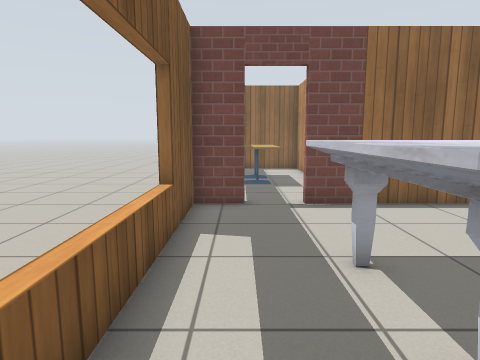
view 1 (above)

16 first-person views from a walk through a Gazebo world. The camera is 1 m above the floor, tilts 8° down and sees 75° across. The floor is counted in squares, 0.5 m on a side. Each view is taken from the middle of a square. On the plan, view 1 faces up. The plan holds only what a view shows up to about 18 squares ahead; the rest is blank. Gazebo's built-in surfaces are drawn with simple patterns.

view 2
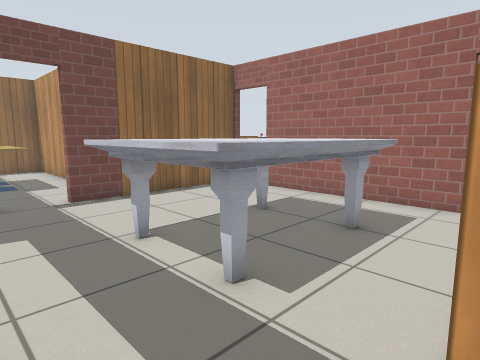

view 3
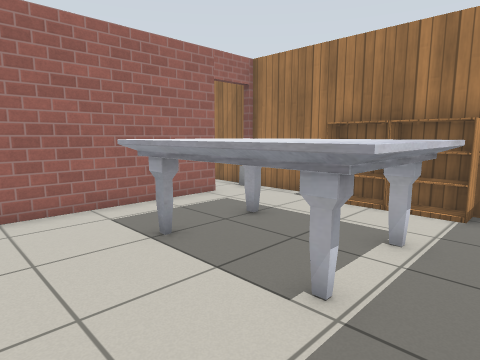

view 4
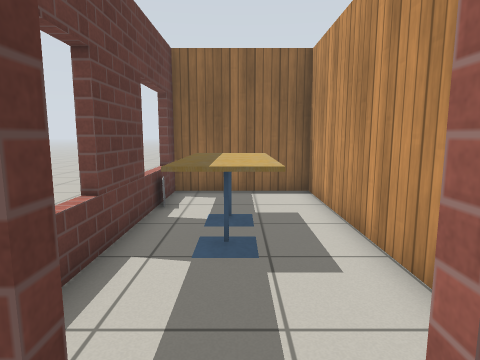

view 5
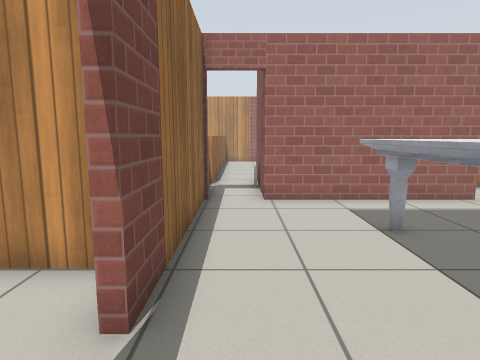

view 6
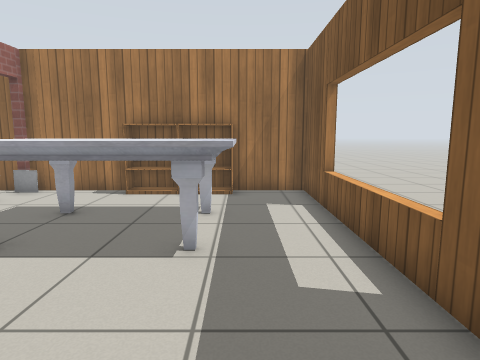

view 7
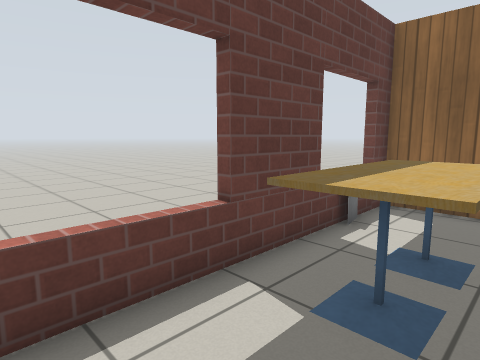

view 8
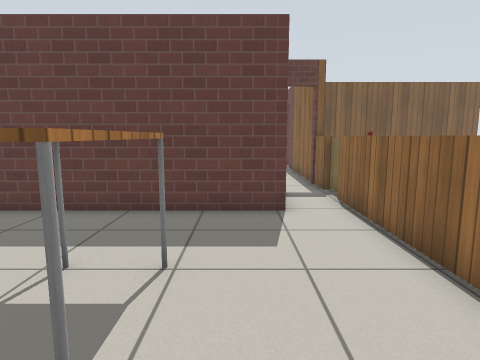

view 9
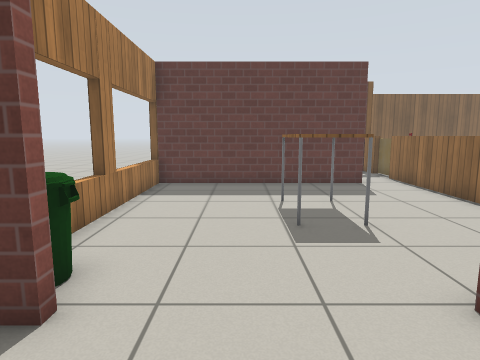

view 10
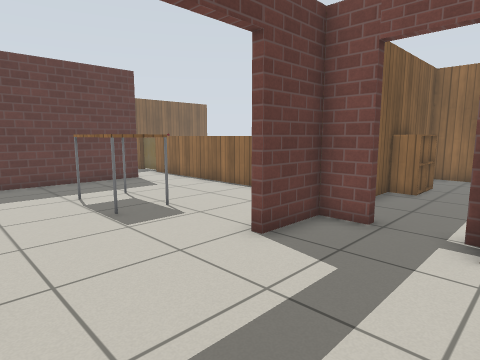

view 11
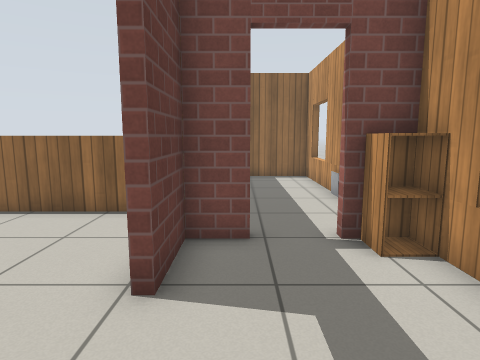

view 12
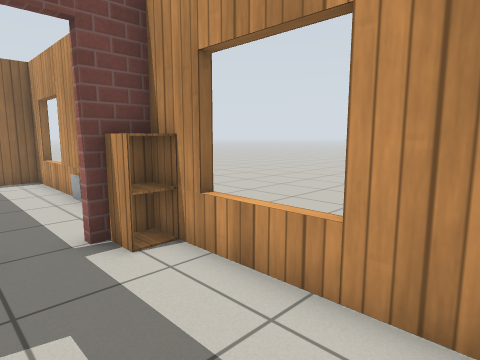

view 13
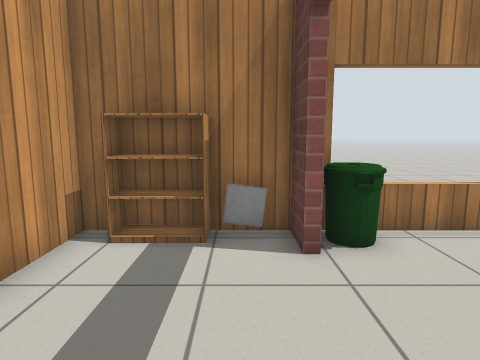

view 14
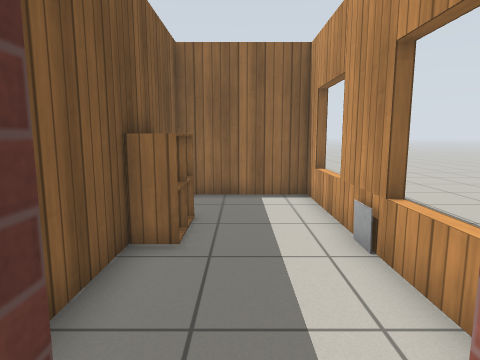

view 15
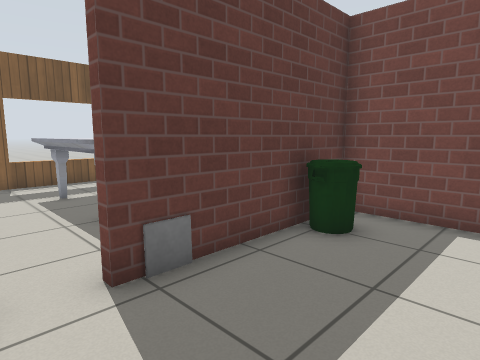

view 16
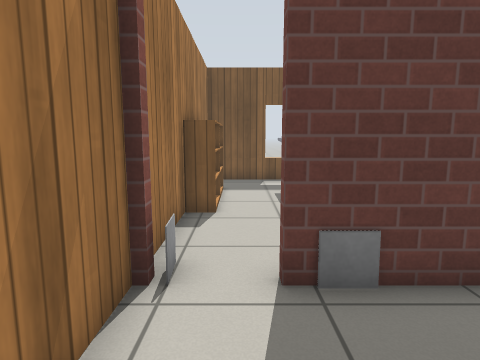

### Floor plan
Ten units are one square. View 1 is at (0, 0); x grows to the right and y downward. Boxes are objects, and circles mark ways between rooms. Rooms are numbered by the first view taken in them; rooms with no view inside come last. Other rooms are left out.
<svg viewBox="-23 -198 316 222">
<path fill="none" stroke="#000" d="M-13 -64 -18 -64M3 -91 -14 -91 -14 15 88 15M87 -5 87 -72M89 -91 19 -91M-13 -132 -18 -132M-13 -185 -18 -185M35 -101 35 -193 -14 -193 -14 -102M137 -73 137 19M136 15 234 15M104 -91 89 -91M87 -72 134 -72M220 -91 121 -91M288 -53 283 -53M239 1 239 15 283 15 283 -69 269 -69M253 -69 239 -69 239 -47M91 15 114 15M121 -69 90 -69 90 -14M239 -115 239 -91M288 -109 283 -109M283 -89 283 -166 239 -166 239 -134M288 -156 283 -156"/>
<rect x="5" y="-55" width="60" height="40" fill="#bbb"><title>marble table</title></rect>
<rect x="15" y="5" width="20" height="10" fill="#bbb"><title>bookshelf</title></rect>
<rect x="35" y="5" width="20" height="10" fill="#bbb"><title>bookshelf</title></rect>
<rect x="-15" y="-175" width="10" height="10" fill="#bbb"><title>marker</title></rect>
<rect x="-5" y="-145" width="20" height="20" fill="#bbb"><title>cafe table</title></rect>
<rect x="-5" y="-165" width="20" height="20" fill="#bbb"><title>cafe table</title></rect>
<rect x="175" y="-55" width="30" height="20" fill="#bbb"><title>table</title></rect>
<rect x="225" y="-5" width="10" height="20" fill="#bbb"><title>bin</title></rect>
<rect x="245" y="5" width="10" height="10" fill="#bbb"><title>marker</title></rect>
<rect x="255" y="5" width="20" height="10" fill="#bbb"><title>bookshelf</title></rect>
<rect x="275" y="-65" width="10" height="10" fill="#bbb"><title>cabinet</title></rect>
<rect x="85" y="5" width="10" height="10" fill="#bbb"><title>marker</title></rect>
<rect x="85" y="-15" width="10" height="10" fill="#bbb"><title>marker</title></rect>
<rect x="95" y="-55" width="10" height="10" fill="#bbb"><title>bin</title></rect>
<rect x="105" y="-75" width="10" height="10" fill="#bbb"><title>other object</title></rect>
<rect x="235" y="-125" width="20" height="10" fill="#bbb"><title>cabinet</title></rect>
<rect x="235" y="-135" width="20" height="10" fill="#bbb"><title>cabinet</title></rect>
<rect x="275" y="-125" width="10" height="10" fill="#bbb"><title>marker</title></rect>
<circle cx="15" cy="-90" r="3" fill="#2a7"/>
<circle cx="90" cy="0" r="3" fill="#2a7"/>
<circle cx="240" cy="-20" r="3" fill="#2a7"/>
<circle cx="265" cy="-70" r="3" fill="#2a7"/>
<text x="30" y="-40">1</text>
<text x="10" y="-150">2</text>
<text x="180" y="-40">3</text>
<text x="260" y="-30">4</text>
<text x="110" y="-20">5</text>
<text x="260" y="-120">6</text>
</svg>
Room 1 opens to room 2. Room 1 opens to room 5. Room 3 opens to room 4. Room 4 opens to room 6.

Where each view was taken, in squares from view 1:
view 1: 0 up, 0 right, facing up
view 2: 1 down, 1 left, facing up-right
view 3: 8 up, 0 right, facing down-right
view 4: 8 up, 1 right, facing up
view 5: 8 up, 1 left, facing right
view 6: 10 up, 1 right, facing down
view 7: 10 up, 2 right, facing up-left
view 8: 6 up, 22 right, facing left
view 9: 2 up, 27 right, facing left
view 10: 0 up, 28 right, facing up-left
view 11: 1 up, 25 right, facing up
view 12: 1 up, 25 right, facing up-right
view 13: 5 up, 25 right, facing down
view 14: 6 up, 26 right, facing up
view 15: 1 down, 13 right, facing up-left
view 16: 0 up, 13 right, facing left
